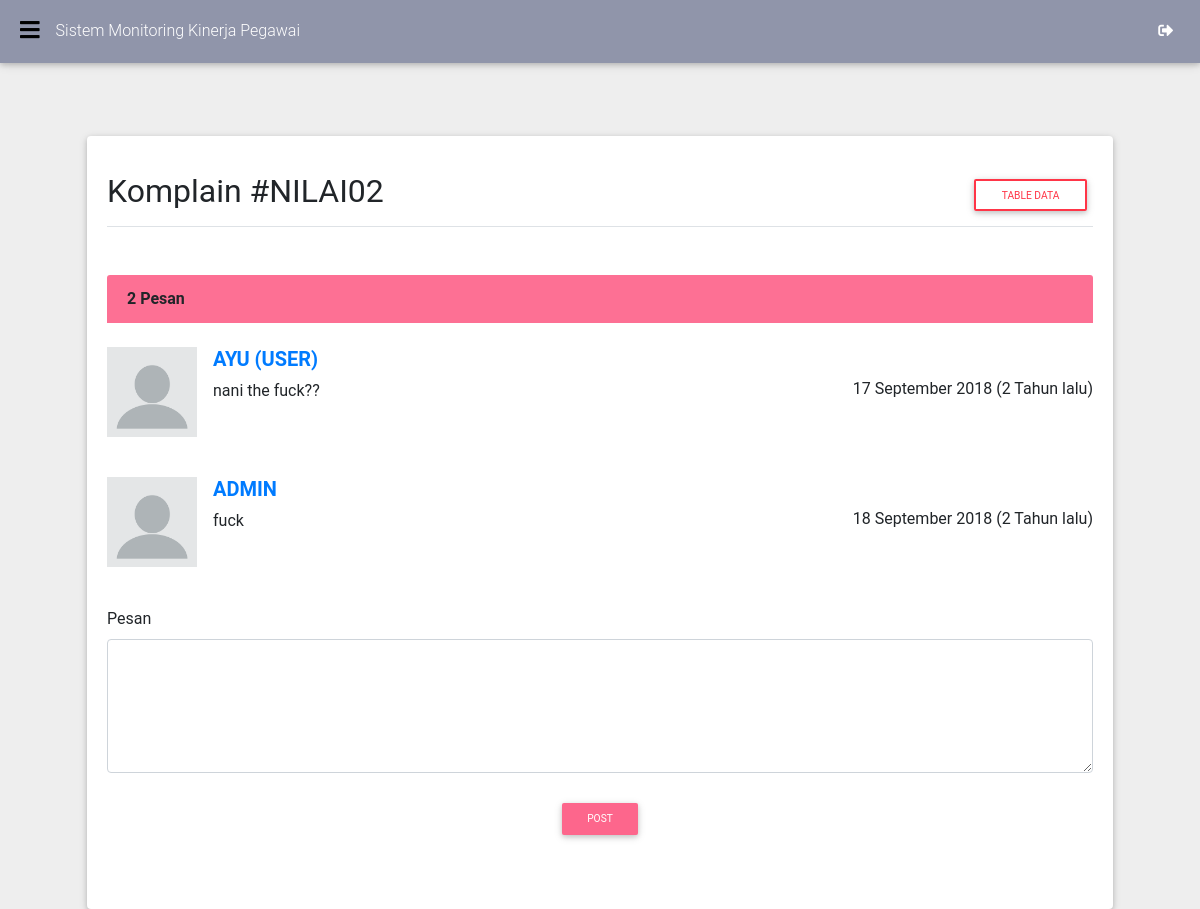
Page /admin/komplain.php?page=view&id=NILAI02 (signed in) on the committed database.
### tables this page shows
CREATE TABLE `keberatan` (
  `id_keberatan` int(11) NOT NULL,
  `komplain` text NOT NULL,
  `tgl_kirim` datetime NOT NULL,
  `id_sub_nilai` char(10) NOT NULL,
  `status` int(2) NOT NULL,
  `pengirim` char(15) NOT NULL
);

CREATE TABLE `pegawai` (
  `nik` char(16) NOT NULL,
  `nama` char(100) NOT NULL,
  `tempat_lahir` char(30) NOT NULL,
  `tgl_lahir` date NOT NULL,
  `sd` char(50) NOT NULL,
  `smp` char(50) NOT NULL,
  `sma` char(50) NOT NULL,
  `akademik` char(50) NOT NULL,
  `thn_masuk_kerja` year(4) NOT NULL,
  `status` char(25) NOT NULL,
  `nomor_sk` int(11) NOT NULL
);

### func/func.php (called while the page is built, shortened)
<?php
	function konfig()
	{
		$konfig['url'] = 'http://localhost/kinerja';
		$konfig['judul'] = 'Sistem Monitoring Kinerja Pegawai';
		$konfig['perusahaan'] = 'IKMI';
		$konfig['alamat_perusahaan'] = 'JALAN';
		$konfig['nama_atasan'] = '';
		return $konfig;
	}
	function waktu($datetime, $full = false) {
    $now = new DateTime;
    $ago = new DateTime($datetime);
    $diff = $now->diff($ago);
    $diff->w = floor($diff->d / 7);
    $string = array(
        'y' => 'Tahun',
        'm' => 'Bulan',
        'w' => 'Minggu',
        'd' => 'Hari',
        'h' => 'Jam',
        'i' => 'Menit',
        's' => 'Detik',
    );
    if (!$full) $string = array_slice($string, 0, 1);
    return $string ? implode(', ', $string) . ' lalu' : 'Baru Saja';
}

### admin/halaman/komplain/view.php (the view, shortened to what this page needs)
    <div class="d-flex justify-content-between flex-wrap flex-md-nowrap align-items-center pt-3 pb-2 mb-3 border-bottom">
            <h1 class="h2">Komplain #<?=@$_GET['id']?></h1>
            <a href="<?=$konfig['url']?>/admin/komplain.php" class="btn btn-sm btn-outline-danger">Table Data</a>
          </div>
          <?php
                        $ceknilai = $konek->query("SELECT * FROM penilaian WHERE id_sub_nilai='$_GET[id]' ORDER BY id_nilai DESC LIMIT 1");
                        $pecahnilai = $ceknilai->fetch_array(MYSQLI_BOTH);
                        $cekberat = $konek->query("SELECT * FROM keberatan WHERE id_sub_nilai='$_GET[id]' GROUP BY id_keberatan DESC LIMIT 1");
                        $itungpesan = $konek->query("SELECT * FROM keberatan WHERE id_sub_nilai='$_GET[id]'")->num_rows;
                        $pecahberat = $cekberat->fetch_array(MYSQLI_BOTH);
                            if ($pecahnilai['id_sub_nilai'] == $_GET['id']) {
                              if ($pecahberat) {
                            ?>
<section class="my-5">
  <div class="card-header border-0 font-weight-bold"><?=$itungpesan?> Pesan</div>
    <?php
      $ceknilai = $konek->query("SELECT * FROM keberatan WHERE id_sub_nilai='$_GET[id]'");
      $ceknama = $konek->query("SELECT * FROM penilaian WHERE id_sub_nilai='$_GET[id]' ORDER BY id_nilai DESC LIMIT 1")->fetch_array(MYSQLI_BOTH);
      while ($row = $ceknilai->fetch_array(MYSQLI_BOTH)) {
        $nama = $konek->query("SELECT nama FROM pegawai WHERE nik=$ceknama[nik]")->fetch_array(MYSQLI_BOTH);
    ?>
  <div class="media d-block d-md-flex mt-4">
    <img class="card-img-64 d-flex mx-auto mb-3" src="<?=$konfig['url']?>/assets/img/profile.png" width="90" height="90">
    <div class="media-body text-center text-md-left ml-md-3 ml-0">
      <h5 class="font-weight-bold mt-0">
        <a href="#"><?=strtoupper($row['pengirim'] == 'admin' ? 'ADMIN' : ''.@$nama[nama].' (USER)')?></a>
      </h5>
        <h6 style="float: right;">
          <?=strftime('%d %B %Y', strtotime($row['tgl_kirim']))?> (<?=waktu($row['tgl_kirim'])?>)
        </h6>
      <p><?=$row['komplain']?></p>
    </div>
  </div>
                            <?php } ?>
                            <?php }else{ ?>
                            <div class="alert alert-info alert-dismissible fade show" role="alert">
                                Belum Ada Pesan Komplain
                              </div>
                            <?php } ?>
                            <form method="post">
                            <div class="form-group mt-4">
                              <label for="quickReplyFormComment">Pesan</label>
                              <textarea class="form-control" name="keberatan" id="quickReplyFormComment" rows="5" required></textarea>
                              <div class="text-center my-4">
                                <button class="btn btn-primary btn-sm" name="kirimkeberatan" type="submit">Post</button>
                              </div>
                            </div>
                          </form>
                            </section>
                              <?php } ?>

### admin/komplain.php (shortened to what this page needs)
<?php
include '../func/func.php';
$konfig = konfig();
$konek = koneksi();
?>
<!doctype html>
<html lang="en">
  <head>
  <link rel="stylesheet" type="text/css" href="<?=$konfig['url']?>/assets/bootstrap/bootstrap.min.css">
  <link rel="stylesheet" type="text/css" href="<?=$konfig['url']?>/assets/css/style.css">
  <link rel="stylesheet" type="text/css" href="https://use.fontawesome.com/releases/v5.2.0/css/all.css">
  <link rel="stylesheet" type="text/css" href="<?=$konfig['url']?>/assets/sa/sweetalert.css">
  <link rel="stylesheet" type="text/css" href="https://cdn.datatables.net/1.10.19/css/dataTables.bootstrap4.min.css">
  <link rel="stylesheet" type="text/css" href="https://cdn.datatables.net/responsive/2.2.3/css/responsive.bootstrap4.min.css">
</head>
  <body class="fixed-sn indigo-skin">
    <header>
        <nav class="navbar fixed-top navbar-expand-lg scrolling-navbar double-nav">
            <div class="float-left">
                <a href="#" data-activates="slide-out" class="button-collapse black-text"><i class="fa fa-bars"></i></a>
            </div>
            <div class="breadcrumb-dn mr-auto">
                <p><?=$konfig['judul']?></p>
            </div>
            <ul class="nav navbar-nav nav-flex-icons ml-auto">
                <li class="nav-item">
                    <a class="nav-link waves-effect" href="<?=$konfig['url']?>/out.php"><i class="fa fa-sign-out-alt"></i></a>
                </li>
            </ul>
        </nav>
    </header>
          <main>
              <div class="container">
                <section class="section card mt-lg-5">
                  <div class="card-body">
                    <div class="row">
                      <div class="col" id="reload">
        	<?php
        		if (@$_GET['page'] == 'view' && @$_GET['id']) {
        			include 'halaman/komplain/view.php';
        } ?>
                  </div>
              </div>
            </section>
    </main>
  </body>
</html>

### rows in the picture
keberatan: pengirim.nama "AYU (USER)", tgl_kirim "17 September 2018", tgl_kirim "2 Tahun lalu", komplain "nani the fuck??"
keberatan: pengirim "ADMIN", tgl_kirim "18 September 2018", tgl_kirim "2 Tahun lalu", komplain "fuck"

### other values in the picture
$konfig['judul'] "Sistem Monitoring Kinerja Pegawai"
$itungpesan "2"
